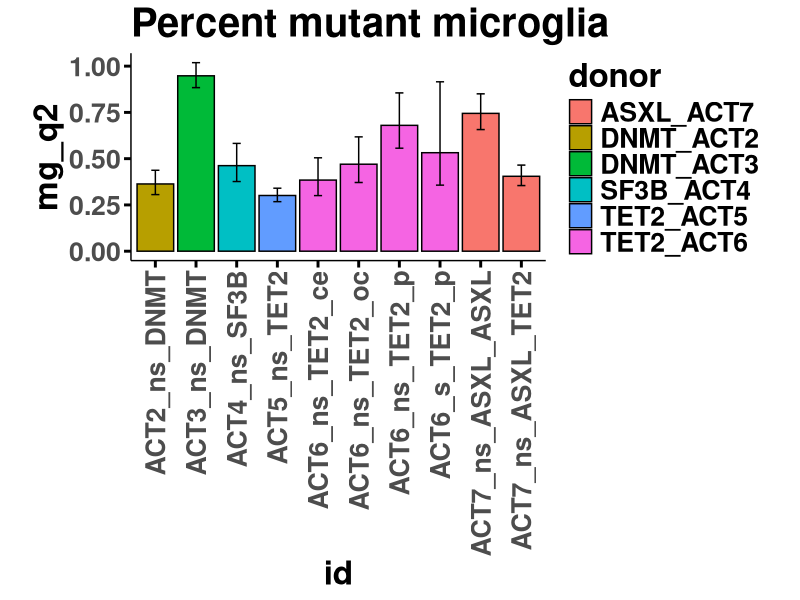
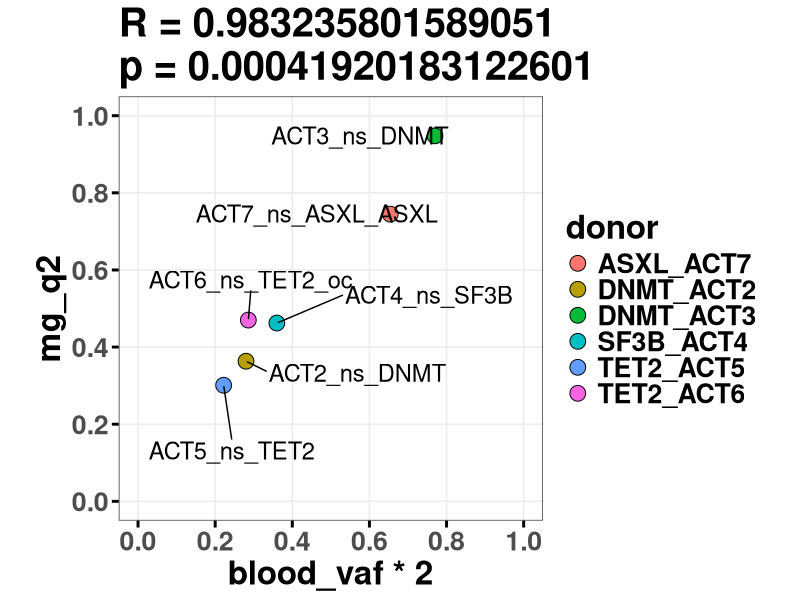

Write R code to recreate these figures, in order.
suppressMessages({
    library(dplyr)
    library(ggplot2)
    library(RColorBrewer)
    library(ggrepel)
})

brain_vaf <- list(
    "ACT2_ns_DNMT"=0.0036,
    "ACT3_ns_DNMT"=0.035,
    "ACT4_ns_SF3B"=0.0042,
    "ACT5_ns_TET2"=0.0069,
    "ACT6_ns_TET2_oc"=0.0052,
    "ACT6_ns_TET2_ce"=0.001567036,
    "ACT6_ns_TET2_p"=0.0166,
    "ACT6_s_TET2_p"=0.0243,
    "ACT7_ns_ASXL_ASXL"=0.0092,
    "ACT7_ns_ASXL_TET2"=0.0052
)
blood_vaf <- list(
    "ACT2_ns_DNMT"=0.14,
    "ACT4_ns_SF3B"=0.18,
    "ACT7_ns_ASXL_ASXL"=0.327,
    "ACT3_ns_DNMT"=0.385,
    "ACT5_ns_TET2"=0.111,
    "ACT6_ns_TET2_oc"=0.143
)
pct_mut_mg <- list()

counts_df <- read.delim("cell_count_by_cluster_and_sample.csv",sep=",")
counts_df$total  <- rowSums(counts_df)
counts_df$non_mg <- rowSums(counts_df[,c("C7.Monocyte","C8.cDC","C9.T.cell","C10.B.cell")])
counts_df$mg_pct <- counts_df$C6.Microglia / counts_df$total

print("35")
print(counts_df)

calculate_adj_vaf_mut_mg <- function(df, row_id, ky=NA) { # vaf, 
    
    if (is.na(ky)) ky <- row_id
    
    vaf <- brain_vaf[[ky]]
    
    mut_mg <- round( df[row_id,"total"] * vaf*2) - df[row_id,"non_mg"]
    #VAF estimate assuming non-microglia mutant cells are 100% VAF
    vaf_adj <- mut_mg / df[row_id,"total"] / 2
    set.seed(1234)
    x = rbinom(n=10^6, size=200000, prob=vaf_adj)
    y = rbinom(n=10^6, size=df[row_id,"total"],  prob=df[row_id,"mg_pct"])
    z = 2*(x/200000)/(y/df[row_id,"total"])
    #hist(z, prob=T, br=100, col="skyblue2", main=NULL, xlab="Proportion")
    
    q <- quantile(z, probs = c(.025, .5, .975))
    print(row_id)
    print(sprintf("Adjusted VAF: %s ---- Fraction mutant mg: %s (%s - %s)",
            round(vaf_adj,4),round(q[2],4),round(q[1],4),round(q[3],4)))
    return(q)
}

pct_mut_mg[["ACT6_ns_TET2_ce"]]   <- calculate_adj_vaf_mut_mg(counts_df,"ACT6_ns_TET2_ce")
pct_mut_mg[["ACT6_ns_TET2_p"]]    <- calculate_adj_vaf_mut_mg(counts_df,"ACT6_ns_TET2_p")
pct_mut_mg[["ACT6_s_TET2_p"]]     <- calculate_adj_vaf_mut_mg(counts_df,"ACT6_s_TET2_p")
pct_mut_mg[["ACT2_ns_DNMT"]]      <- calculate_adj_vaf_mut_mg(counts_df,"ACT2_ns_DNMT")
pct_mut_mg[["ACT4_ns_SF3B"]]      <- calculate_adj_vaf_mut_mg(counts_df,"ACT4_ns_SF3B")
pct_mut_mg[["ACT7_ns_ASXL_ASXL"]] <- calculate_adj_vaf_mut_mg(counts_df,"ACT7_ns_ASXL","ACT7_ns_ASXL_ASXL")
pct_mut_mg[["ACT7_ns_ASXL_TET2"]] <- calculate_adj_vaf_mut_mg(counts_df,"ACT7_ns_ASXL","ACT7_ns_ASXL_TET2")
pct_mut_mg[["ACT3_ns_DNMT"]]      <- calculate_adj_vaf_mut_mg(counts_df,"ACT3_ns_DNMT")
pct_mut_mg[["ACT5_ns_TET2"]]      <- calculate_adj_vaf_mut_mg(counts_df,"ACT5_ns_TET2")
pct_mut_mg[["ACT6_ns_TET2_oc"]]   <- calculate_adj_vaf_mut_mg(counts_df,"ACT6_ns_TET2_oc")


df <- as.data.frame(matrix(nrow=0,ncol=5))
for (i in names(pct_mut_mg)) {
    #if (i %in% names(blood_vaf))
    df <- rbind(df,c(i,pct_mut_mg[[i]],brain_vaf[[i]]))
}
colnames(df) <- c("id","mg_q1","mg_q2","mg_q3","brain_vaf")#,"brain_vaf")
df$blood_vaf <- unlist(lapply(df$id,function(id) {
    if (id %in% names(blood_vaf)) blood_vaf[[id]]
    else NA
}))
df$donor <- unlist(lapply(df$id,function(id) {
    tmp <- strsplit(id,"_")[[1]]
    paste0(tmp[3],"_",tmp[1])
} ))
for (i in 2:5) df[[i]] <- as.numeric(df[[i]])

plt1 <- ggplot(df,aes(x=id,y=mg_q2,fill=donor)) +
    geom_bar(stat="identity",color="black") +
    geom_errorbar(aes(ymin=mg_q1,ymax=mg_q3),width=0.2)+
    theme_classic() + 
    #scale_fill_manual(values=pal) +
    theme(text = element_text(size=24,face="bold")) +
    guides(colour = guide_legend(override.aes = list(size=10))) +
    theme(axis.ticks = element_line(colour = "black", size = 1), axis.ticks.length=unit(5, "pt")) +
    theme(panel.grid.major = element_blank()) +
    theme(aspect.ratio=0.5) +
    theme(axis.text.x = element_text(angle = 90, vjust = 0.5, hjust=1)) +
    ggtitle("Percent mutant microglia")

#plt
ggsave("pct_mut_mg.eps",plt1,width=12,height=8)

blood_df <- df[which(!is.na(df$blood_vaf)),]

#blood_df

rval <- cor.test(blood_df$blood_vaf*2, blood_df$mg_q2)#, method=c("pearson", "kendall", "spearman"))
rval

plt2 <- ggplot(blood_df,aes(x=blood_vaf*2,y=mg_q2,fill=donor,label=id)) +
    geom_point(size=5,shape=21,color="black") +
    #geom_bar(stat="identity",color="black") +
    #geom_errorbar(aes(ymin=mg_q1,ymax=mg_q3),width=0.2)+
    theme_bw() + 
    #scale_fill_manual(values=pal) +
    theme(text = element_text(size=24,face="bold")) +
    guides(colour = guide_legend(override.aes = list(size=10))) +
    theme(axis.ticks = element_line(colour = "black", size = 1), axis.ticks.length=unit(5, "pt")) +
    theme(panel.grid.minor = element_blank()) +
    scale_x_continuous(limits=c(0,1),breaks=seq(0,1,0.2)) +
    scale_y_continuous(limits=c(0,1),breaks=seq(0,1,0.2)) +
    geom_text_repel(size=6,box.padding=1.5,max.overlaps=Inf) +
    ggtitle(paste0("R = ",rval$estimate,"\np = ",rval$p.value)) +
    theme(aspect.ratio=1)


#plt
ggsave("blood_mg_pct_mut_corr.eps",plt2,width=12,height=8)





